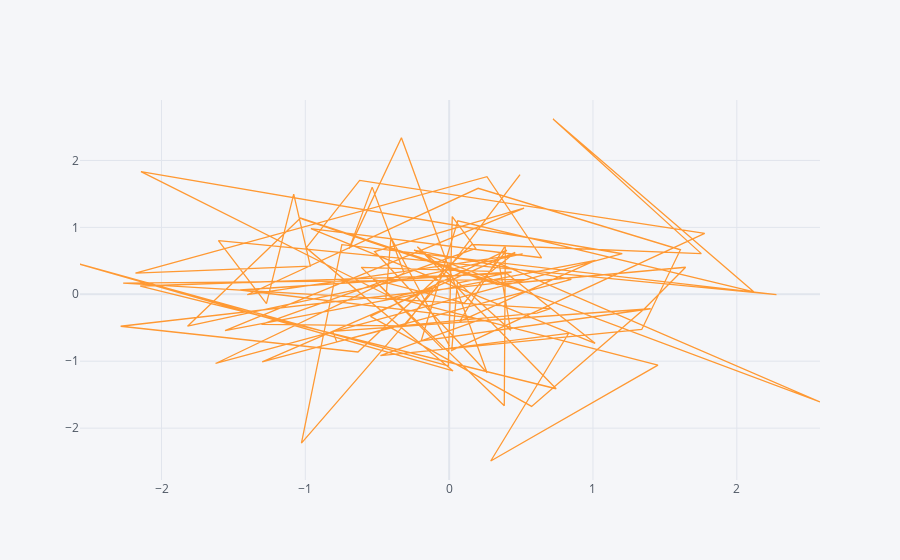

Notebook code cell kept with this figure:
### Code cell
df.iplot(kind='scatter',x='A',y='B')
